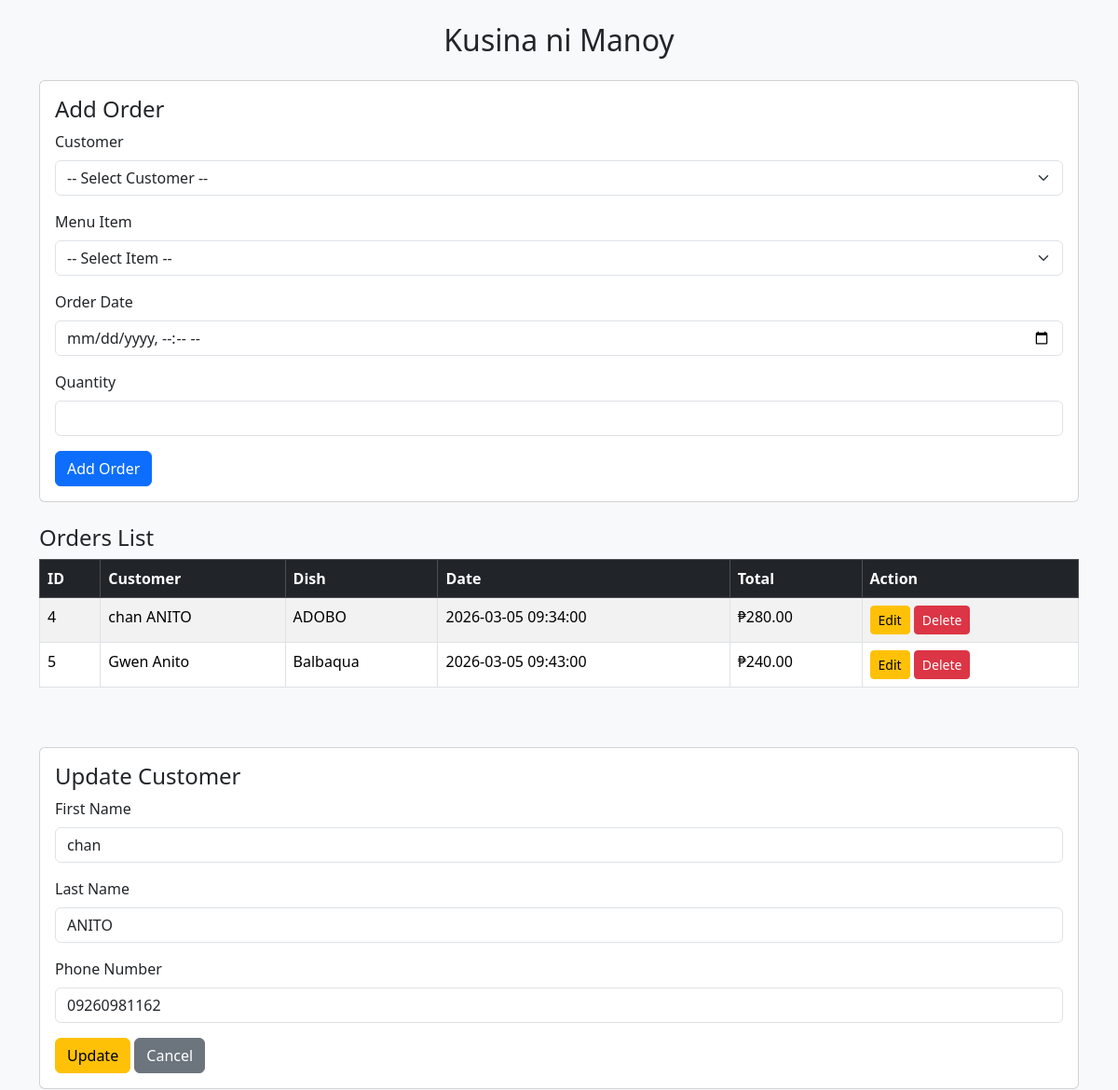
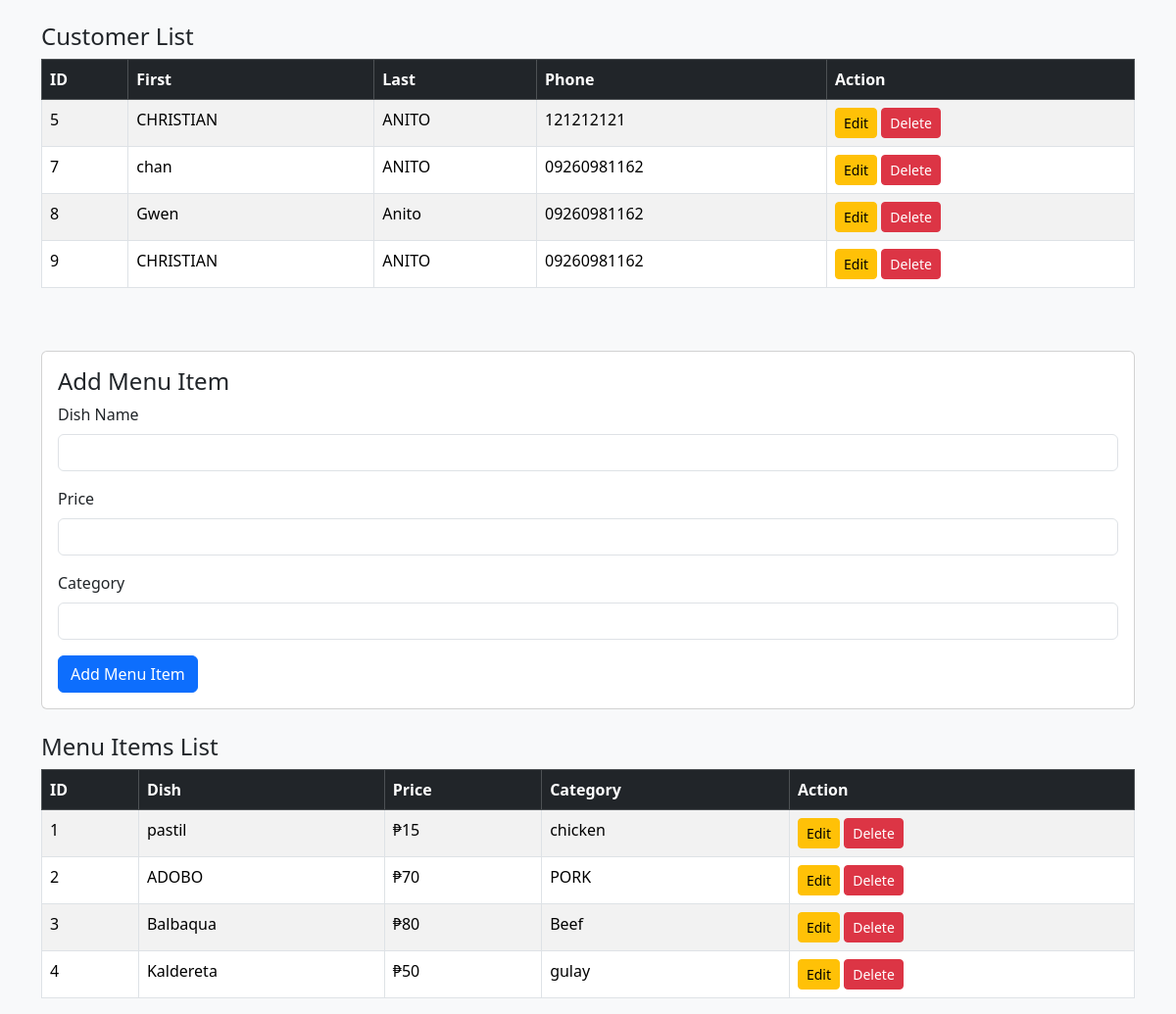
The app's page /crud/landing.php?edit_customer=7 with its own data (2 pictures, top to bottom).
### tables this page shows
CREATE TABLE `orders` (
  `order_id` int(11) NOT NULL,
  `customer_id` int(11) NOT NULL,
  `Item_id` int(11) NOT NULL,
  `order_date` datetime NOT NULL,
  `quantity` int(11) NOT NULL
);

CREATE TABLE `menuitems` (
  `item_id` int(11) NOT NULL,
  `dish_name` varchar(100) NOT NULL,
  `price` decimal(5,0) NOT NULL,
  `category` varchar(50) DEFAULT NULL
);

CREATE TABLE `customers` (
  `customer_id` int(11) NOT NULL,
  `first_name` varchar(50) NOT NULL,
  `last_name` varchar(50) NOT NULL,
  `phone_number` varchar(15) DEFAULT NULL
);

### crud/select.php (called while the page is built)
<?php
require 'config.php';
$stmt = $pdo->query("SELECT * FROM customers");
$customers = $stmt->fetchAll(PDO::FETCH_ASSOC);
$stmt = $pdo->query("SELECT * FROM menuitems");
$menuitems = $stmt->fetchAll(PDO::FETCH_ASSOC);
$stmt = $pdo->query("
    SELECT o.order_id,
           CONCAT(c.first_name, ' ', c.last_name) AS customer_name,
           m.dish_name,
           o.order_date,
           o.quantity,
           (o.quantity * m.price) AS total_price
    FROM orders o
    JOIN customers c ON o.customer_id = c.customer_id
    JOIN menuitems m ON o.item_id = m.item_id
");
$orders = $stmt->fetchAll(PDO::FETCH_ASSOC);
?>

### crud/landing.php (the view, shortened to what this page needs)
<?php
require 'delete.php';
require 'select.php';
?>
<!DOCTYPE html>
<html>
<head>
<link href="https://cdn.jsdelivr.net/npm/bootstrap@5.3.3/dist/css/bootstrap.min.css" rel="stylesheet">
</head>
<body class="bg-light">
<div class="container mt-4">
<h2 class="text-center mb-4">Kusina ni Manoy</h2>
<?php
$editCustomer = null;
if (isset($_GET['edit_customer'])) {
    $stmt = $pdo->prepare("SELECT * FROM customers WHERE customer_id = ?");
    $stmt->execute([$_GET['edit_customer']]);
    $editCustomer = $stmt->fetch(PDO::FETCH_ASSOC);
}
$editMenuItem = null;
$editOrder = null;
?>
<div class="card mb-4">
<div class="card-body">
<h4><?= $editOrder ? 'Update Order' : 'Add Order' ?></h4>
<form method="POST">
<div class="mb-3">
<label class="form-label">Customer</label>
<select name="customer_id" class="form-select" required>
<option value="">-- Select Customer --</option>
</select>
</div>
<div class="mb-3">
<label class="form-label">Menu Item</label>
<select name="item_id" class="form-select" required>
<option value="">-- Select Item --</option>
</select>
</div>
<div class="mb-3">
<label class="form-label">Order Date</label>
<input type="datetime-local" class="form-control" name="order_date"
value="<?= !empty($editOrder) ? date('Y-m-d\TH:i', strtotime($editOrder['order_date'])) : '' ?>" required>
</div>
<div class="mb-3">
<label class="form-label">Quantity</label>
<input type="number" class="form-control" name="quantity"
value="<?= !empty($editOrder) ? $editOrder['quantity'] : '' ?>" min="1" required>
</div>
<?php if (!empty($editOrder)): ?>
<button class="btn btn-warning" type="submit" name="update_order">Update</button>
<a href="landing.php" class="btn btn-secondary">Cancel</a>
<?php else: ?>
<button class="btn btn-primary" type="submit" name="add_order">Add Order</button>
<?php endif; ?>
</form>
</div>
</div>
<h4>Orders List</h4>
<div class="table-responsive mb-5">
<table class="table table-bordered table-striped">
<thead class="table-dark">
<tr>
<th>ID</th>
<th>Customer</th>
<th>Dish</th>
<th>Date</th>
<th>Total</th>
<th>Action</th>
</tr>
</thead>
<tbody>
<?php foreach ($orders as $order): ?>
<tr>
<td><?= $order['order_id'] ?></td>
<td><?= $order['customer_name'] ?></td>
<td><?= $order['dish_name'] ?></td>
<td><?= $order['order_date'] ?></td>
<td>₱<?= number_format($order['total_price'], 2) ?></td>
<td>
<a href="?edit_order=<?= $order['order_id'] ?>" class="btn btn-sm btn-warning">Edit</a>
<a href="?delete_order=<?= $order['order_id'] ?>" class="btn btn-sm btn-danger">Delete</a>
</td>
</tr>
<?php endforeach; ?>
</tbody>
</table>
</div>
<div class="card mb-4">
<div class="card-body">
<h4><?= $editCustomer ? 'Update Customer' : 'Add Customer' ?></h4>
<form method="POST">
<div class="mb-3">
<label class="form-label">First Name</label>
<input type="text" class="form-control" name="first_name"
value="<?= !empty($editCustomer) ? $editCustomer['first_name'] : '' ?>" required>
</div>
<div class="mb-3">
<label class="form-label">Last Name</label>
<input type="text" class="form-control" name="last_name"
value="<?= !empty($editCustomer) ? $editCustomer['last_name'] : '' ?>" required>
</div>
<div class="mb-3">
<label class="form-label">Phone Number</label>
<input type="text" class="form-control" name="phone_number"
value="<?= !empty($editCustomer) ? $editCustomer['phone_number'] : '' ?>">
</div>
<?php if (!empty($editCustomer)): ?>
<button class="btn btn-warning" type="submit" name="update_customer">Update</button>
<a href="landing.php" class="btn btn-secondary">Cancel</a>
<?php else: ?>
<button class="btn btn-success" type="submit" name="add_customer">Add Customer</button>
<?php endif; ?>
</form>
</div>
</div>
<h4>Customer List</h4>
<div class="table-responsive mb-5">
<table class="table table-bordered table-striped">
<thead class="table-dark">
<tr>
<th>ID</th>
<th>First</th>
<th>Last</th>
<th>Phone</th>
<th>Action</th>
</tr>
</thead>
<tbody>
<?php foreach ($customers as $customer): ?>
<tr>
<td><?= $customer['customer_id'] ?></td>
<td><?= $customer['first_name'] ?></td>
<td><?= $customer['last_name'] ?></td>
<td><?= $customer['phone_number'] ?></td>
<td>
<a href="?edit_customer=<?= $customer['customer_id'] ?>" class="btn btn-sm btn-warning">Edit</a>
<a href="?delete_customer=<?= $customer['customer_id'] ?>" class="btn btn-sm btn-danger">Delete</a>
</td>
</tr>
<?php endforeach; ?>
</tbody>
</table>
</div>
<div class="card mb-4">
<div class="card-body">
<h4><?= $editMenuItem ? 'Update Menu Item' : 'Add Menu Item' ?></h4>
<form method="POST">
<div class="mb-3">
<label class="form-label">Dish Name</label>
<input type="text" class="form-control" name="dish_name"
value="<?= !empty($editMenuItem) ? $editMenuItem['dish_name'] : '' ?>" required>
</div>
<div class="mb-3">
<label class="form-label">Price</label>
<input type="number" step="0.01" class="form-control" name="price"
value="<?= !empty($editMenuItem) ? $editMenuItem['price'] : '' ?>" required>
</div>
<div class="mb-3">
<label class="form-label">Category</label>
<input type="text" class="form-control" name="category"
value="<?= !empty($editMenuItem) ? $editMenuItem['category'] : '' ?>">
</div>
<?php if (!empty($editMenuItem)): ?>
<button class="btn btn-warning" type="submit" name="update_menuitem">Update</button>
<a href="landing.php" class="btn btn-secondary">Cancel</a>
<?php else: ?>
<button class="btn btn-primary" type="submit" name="add_menuitem">Add Menu Item</button>
<?php endif; ?>
</form>
</div>
</div>
<h4>Menu Items List</h4>
<div class="table-responsive">
<table class="table table-bordered table-striped">
<thead class="table-dark">
<tr>
<th>ID</th>
<th>Dish</th>
<th>Price</th>
<th>Category</th>
<th>Action</th>
</tr>
</thead>
<tbody>
<?php foreach ($menuitems as $item): ?>
<tr>
<td><?= $item['item_id'] ?></td>
<td><?= $item['dish_name'] ?></td>
<td>₱<?= $item['price'] ?></td>
<td><?= $item['category'] ?></td>
<td>
<a href="?edit_menuitem=<?= $item['item_id'] ?>" class="btn btn-sm btn-warning">Edit</a>
<a href="?delete_menuitem=<?= $item['item_id'] ?>" class="btn btn-sm btn-danger">Delete</a>
</td>
</tr>
<?php endforeach; ?>
</tbody>
</table>
</div>
</div>
</body>
</html>

### records on screen
orders: order_id "4", customer_name "chan ANITO", Item.dish_name "ADOBO", order_date "2026-03-05 09:34:00", total_price "280.00"
orders: order_id "5", customer_name "Gwen Anito", Item.dish_name "Balbaqua", order_date "2026-03-05 09:43:00", total_price "240.00"
customers: first_name "chan", last_name "ANITO", phone_number "09260981162", customer_id "7"
customers: customer_id "5", first_name "CHRISTIAN", last_name "ANITO", phone_number "121212121"
customers: customer_id "8", first_name "Gwen", last_name "Anito", phone_number "09260981162"
customers: customer_id "9", first_name "CHRISTIAN", last_name "ANITO", phone_number "09260981162"
menuitems: item_id "1", dish_name "pastil", price "15", category "chicken"
menuitems: item_id "2", dish_name "ADOBO", price "70", category "PORK"
menuitems: item_id "3", dish_name "Balbaqua", price "80", category "Beef"
menuitems: item_id "4", dish_name "Kaldereta", price "50", category "gulay"
